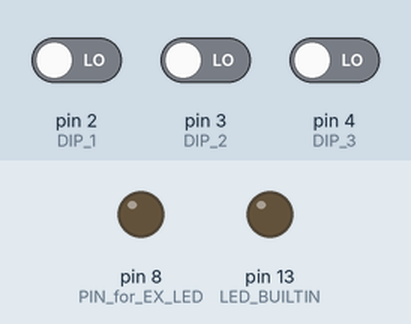
This sketch was run on a simulated Arduino Uno, built with avr-gcc and run on an emulated ATmega328P. Shown: output pins drawn as LEDs (lit = HIGH). Dashed ring = blinking. The inputs (shaded band) are chosen by the test bench; at power-on: pin 2 (DIP_1) LOW, pin 3 (DIP_2) LOW, pin 4 (DIP_3) LOW.

Above: at 2.8 s.
2.9 s: pin 2 (DIP_1) driven HIGH
At 3.07 s:
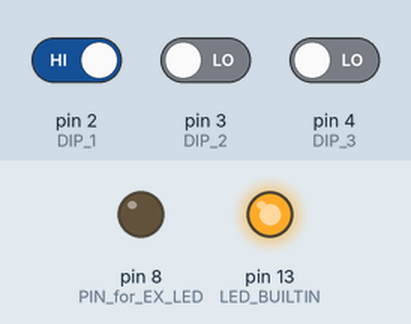
6.4 s: pin 2 (DIP_1) driven LOW
At 7.5 s:
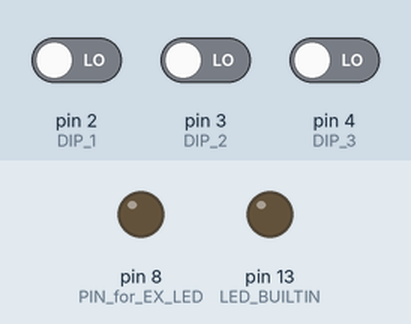
7.9 s: pin 3 (DIP_2) driven HIGH
At 8.47 s:
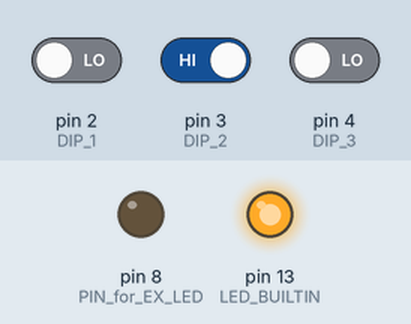
11.6 s: pin 3 (DIP_2) driven LOW
At 12.3 s:
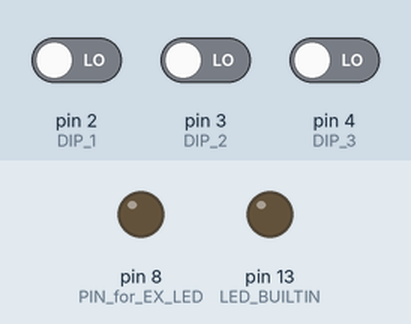
13.1 s: pin 4 (DIP_3) driven HIGH
At 14.6 s:
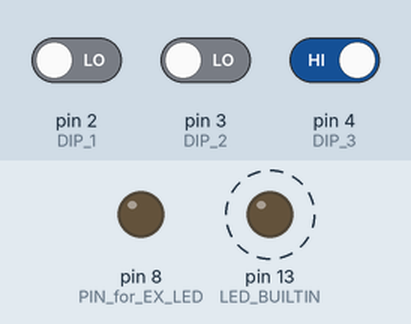
Timing chart, 0 to 18.2 s (numbered marks = the images above; inputs shaded):
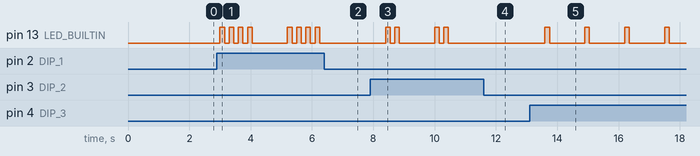

Measured:
- after the input at 2.9 s, pin 13 (LED_BUILTIN): goes 3 × (HIGH 0.15 s, LOW 0.15 s), HIGH 0.15 s, LOW 1.2 s, 3 × (HIGH 0.15 s, LOW 0.15 s), HIGH 0.15 s, then LOW, starting after 0.10 s
- after the input at 6.4 s, pin 13 (LED_BUILTIN): stops changing and stays LOW
- after the input at 7.9 s, pin 13 (LED_BUILTIN): LOW → HIGH after 0.50 s, → LOW 0.15 s later, → HIGH 0.15 s later, → LOW 0.15 s later, … (8 changes in this stretch)
- after the input at 11.6 s, pin 13 (LED_BUILTIN): stops changing and stays LOW
- after the input at 13.1 s, pin 13 (LED_BUILTIN): alternates HIGH for 0.15 s and LOW for 1.2 s, starting after 0.50 s

The sketch:

Day5_DIP_encoder_v2_copy.ino
```cpp
// Author: Tony Barsic
// Date: 25 Dec 2023
// Project: 30 Days In Space, "Day 5"
// Purpose: Use a 3-channel DIP switch to make a binary encoder
//    (translate the 3 inputs into a numerical value from 0-7).
//    I am doing this using a function!
//    Next, I will write a 2nd function to modulate LED brightness using duty cycling,
//    And use the binary encoder to control LED brightness.
//
//    For this version of the code, I am just blinking the on-board LED
//    the number of times corresponding to the encoded value, but modulating
//    the brightness of a breadboard LED
//
//    The physical layout includes a breadboard with the DIP switch,
//    One side of the DIP tied to 5V,
//    The other side of the switch tied to ground through 10k resistors.
//    The digital pins of the Arduino Uno are connected between the DIP and the resistors.
//    Open switch means the circuit is open, and the digital pins see ground.
//    Closed switch completed the (5V)-(10k resistor)-(ground) circuit, and the digital pins
//    see HIGH (5V).

#include "Arduino.h"  // include information about our HERO

const byte DIP_1 = 2;  // digital pin for DIP switch 1 (determined by breadboard wiring)
const byte DIP_2 = 3;  // digital pin for DIP switch 2
const byte DIP_3 = 4;  // digital pin for DIP switch 3

const byte PIN_for_EX_LED = 8;  // pin controlling the external LED

// SETUP = = = = = = = + = = = = = = = + = = = = = = = + = = = = = = = + = = = = = = = +
// = = = = = = = + = = = = = = = + = = = = = = = + = = = = = = = + = = = = = = = + = = =
void setup() {
  // declare the built-in LED as an output
  pinMode(LED_BUILTIN, OUTPUT);
  pinMode(PIN_for_EX_LED, OUTPUT);  // pin controlling the external LED
  // Configure the switch pins as INPUT pins
  pinMode(DIP_1, INPUT);    // pin connected to switch 1 (cabin lights)
  pinMode(DIP_2, INPUT);  // pin connected to switch 2 (storage lights)
  pinMode(DIP_3, INPUT);  // pin connected to switch 3 (exterior lights)
}


// MAIN LOOP = = = = = = = + = = = = = = = + = = = = = = = + = = = = = = = + = = = = = = = +
// = = = = = = = + = = = = = = = + = = = = = = = + = = = = = = = + = = = = = = = + = = = = =
void loop() {
  // put your main code here, to run repeatedly:
  // byte DIP1_val = digitalRead(DIP_1);
  // byte DIP2_val = digitalRead(DIP_2);
  // byte DIP3_val = digitalRead(DIP_3);

  // int DIPval;
  // DIPval = my_DIP_3bit_binary_encoder(DIP1_val, DIP2_val, DIP3_val);

  int DIPval;
  DIPval = my_DIP_3bit_binary_encoder(digitalRead(DIP_1), digitalRead(DIP_2), digitalRead(DIP_3));

  // Now blink the on-board LED some number of times
  my_LED_blinker_Ntimes_onboard(LED_BUILTIN, DIPval);

  // Now blink the breadboard LED some number of times
  // my_LED_dimmer(PIN_for_EX_LED, DIPval*10);
}


// FUNCTION = = = = = = = + = = = = = = = + = = = = = = = + = = = = = = = + = = = = = = = +
// This is my function for taking 3 inputs (on/off) and converting to a 3-bit integer
int my_DIP_3bit_binary_encoder(byte DIP1, byte DIP2, byte DIP3){
  int fun_output;
  fun_output = 4*DIP1 + 2*DIP2 + DIP3;
  return fun_output;
}
// END of my function = = = = = = = + = = = = = = = + = = = = = = = + = = = = = = = + = = =


// FUNCTION = = = = = = = + = = = = = = = + = = = = = = = + = = = = = = = + = = = = = = = +
// This is my function for blinking the on-board LED N times
void my_LED_blinker_Ntimes_onboard(int Pin_to_Blink, int Nblinks){
  for (int k=1; k<=Nblinks; k++) {
    // statement(s);
    digitalWrite(Pin_to_Blink, HIGH);  // turn the LED on (HIGH is the voltage level)
    delay(150);                      // wait for a second
    digitalWrite(Pin_to_Blink, LOW);   // turn the LED off by making the voltage LOW
    delay(150);
  }
  delay(1000);
}
// END of my function = = = = = = = + = = = = = = = + = = = = = = = + = = = = = = = + = = =


// FUNCTION = = = = = = = + = = = = = = = + = = = = = = = + = = = = = = = + = = = = = = = +
// This is my function for varying on-board LED brightness using PWM
void my_LED_dimmer(int Pin_to_Blink, int PercentON){

  for (int k=1; k<=10; k++) {
    // statement(s);
    digitalWrite(Pin_to_Blink, HIGH);  // turn the LED on (HIGH is the voltage level)
    delay((PercentON)/10);                      // wait for a second
    digitalWrite(Pin_to_Blink, LOW);   // turn the LED off by making the voltage LOW
    delay(  (100 - PercentON)/10  );
  }

}
// END of my function = = = = = = = + = = = = = = = + = = = = = = = + = = = = = = = + = = =


// END OF SKETCH = = = = = = = + = = = = = = = + = = = = = = = + = = = = = = = + = = = = = = = +
// = = = = = = + = = = = = = = + = = = = END OF SKETCH = = = = + = = = = = = = + = = = = = = = +
// = = = = = = = + = = = = = = = + = = = = = = = + = = = = = = + = = = = = = = + = END OF SKETCH 
```
